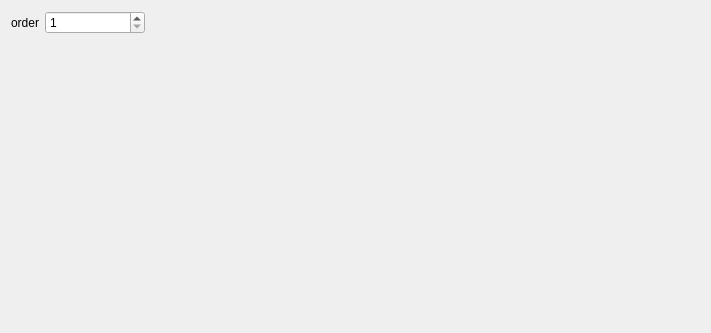
<?xml version="1.0" encoding="UTF-8"?>
<ui version="4.0">
 <class>PolynomialApproxSettingsView</class>
 <widget class="QWidget" name="PolynomialApproxSettingsView">
  <property name="geometry">
   <rect>
    <x>0</x>
    <y>0</y>
    <width>711</width>
    <height>333</height>
   </rect>
  </property>
  <property name="windowTitle">
   <string>Form</string>
  </property>
  <layout class="QVBoxLayout" name="verticalLayout">
   <item>
    <layout class="QHBoxLayout" name="order_horizontalLayout">
     <item>
      <widget class="QLabel" name="order_label">
       <property name="text">
        <string>order</string>
       </property>
      </widget>
     </item>
     <item>
      <widget class="QSpinBox" name="order_spinBox">
       <property name="minimumSize">
        <size>
         <width>100</width>
         <height>0</height>
        </size>
       </property>
       <property name="minimum">
        <number>1</number>
       </property>
       <property name="maximum">
        <number>10000</number>
       </property>
      </widget>
     </item>
     <item>
      <spacer name="horizontalSpacer">
       <property name="orientation">
        <enum>Qt::Horizontal</enum>
       </property>
       <property name="sizeHint" stdset="0">
        <size>
         <width>40</width>
         <height>20</height>
        </size>
       </property>
      </spacer>
     </item>
    </layout>
   </item>
   <item>
    <spacer name="verticalSpacer">
     <property name="orientation">
      <enum>Qt::Vertical</enum>
     </property>
     <property name="sizeHint" stdset="0">
      <size>
       <width>20</width>
       <height>40</height>
      </size>
     </property>
    </spacer>
   </item>
  </layout>
 </widget>
 <resources/>
 <connections/>
</ui>
